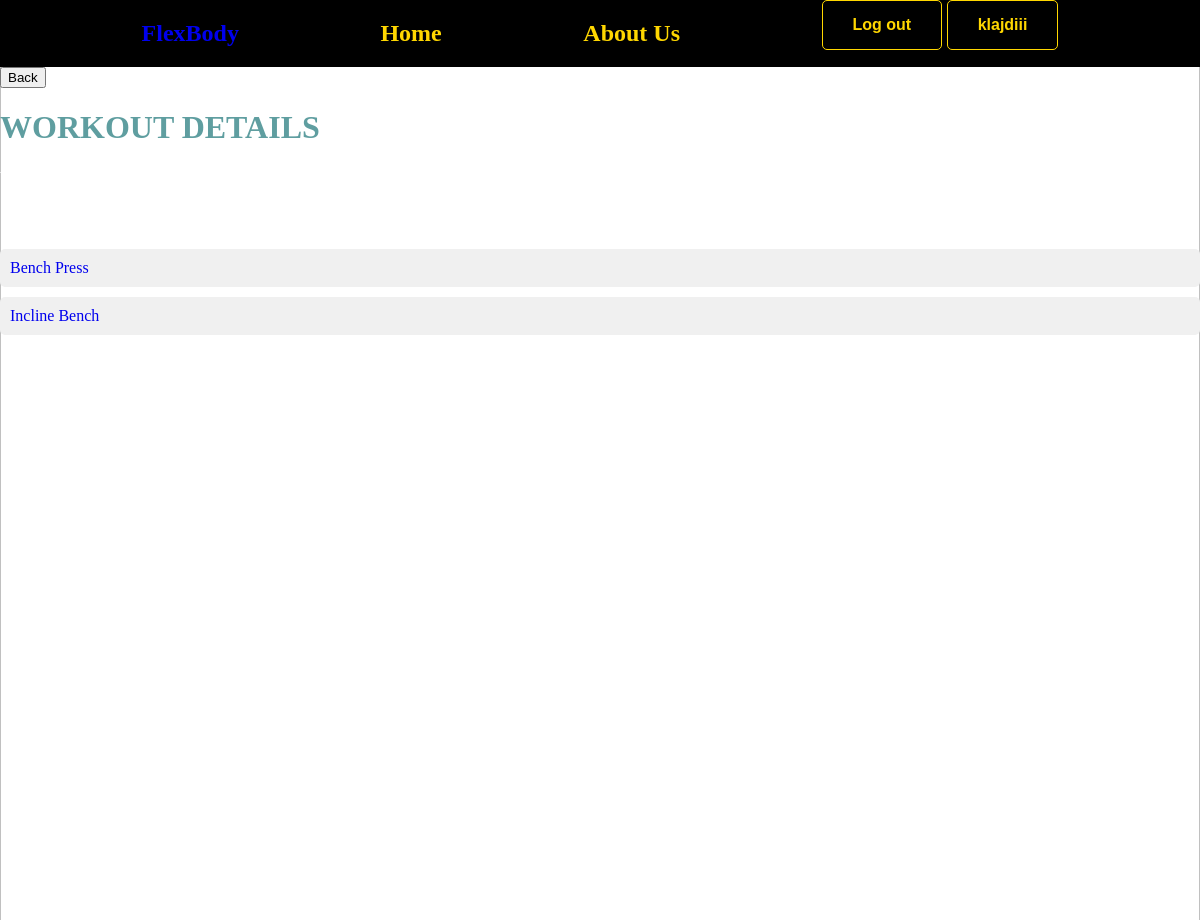
Screenshot of /workout/21/ (signed in) with the database file from the repository.
### account/models.py (models this page shows)
class User(AbstractBaseUser, PermissionsMixin):
    id = models.AutoField(primary_key=True, auto_created=True, editable=False)
    email = models.EmailField(unique=True)
    name = models.CharField(max_length=255, blank=True, null=True)
    is_active = models.BooleanField(default=True)
    is_superuser = models.BooleanField(default=False)
    is_staff = models.BooleanField(default=False)
    date_joined = models.DateTimeField(auto_now_add=True)
    last_login = models.DateTimeField(blank=True, null=True)
    objects = CustomUserManager()
    USERNAME_FIELD = 'email'
    EMAIL_FIELD = 'email'
    REQUIRED_FIELDS = ['name',]

### workouts/models.py (models this page shows, shortened)
class Exercise(models.Model):
    id = models.AutoField(primary_key=True)
    name = models.CharField(max_length=100)
    category = models.ForeignKey(Category, related_name='exercises', on_delete=models.CASCADE)
    description = models.CharField(max_length=255, default='descriptionnn')

### workouts/views.py (the view)
# urls.py: path('workout/<int:workout_id>/', views.workout_detail, name='workout_detail'),
@login_required
def workout_detail(request, workout_id):
    workout = Workout.objects.get(id=workout_id)
    return render(request, 'workouts/workout_detail.html', {'workout': workout})

### workouts/templates/workouts/workout_detail.html
{% extends 'core/base.html' %}
{% load static %}
{% block content %}
<a href="{{request.META.HTTP_REFERER|escape}}" class="back"><button>Back</button></a>
<div class="details">
<h1 style="color: cadetblue;">WORKOUT DETAILS</h1>
<h3>Workout name: {{ workout.name }}</h3>
<h3>Selected Exercises:</h3>
</div>
    <ul>
        {% for exercise in workout.exercises.all %}
            <li><a href="{% url 'exercise_detail' exercise.id %}">{{ exercise.name }}</a></li>
        {% empty %}
            <li>No exercises selected for this workout.</li>
        {% endfor %}
    </ul>
<img class="bg-img" src="{% static 'images/gym1.jpg' %}" alt="">
{% endblock %}

### core/templates/core/base.html (shortened to what this page needs)
{% load static %}
<!DOCTYPE html>
<html lang="en">
<head>
  <link rel="stylesheet" href="{% static 'style.css' %}">
</head>
<body>
  <nav>
    <a href="{% url 'index' %}">
      <h1 class="logo">FlexBody</h1>
    </a>
    <h1>Home</h1>
    <h1>About Us</h1>
    {% if user.is_authenticated %}
    <div class="button-container">
      <a href="{% url 'log-out' %}" class="button signup-button">Log out</a>
      <a href="#" class="button login-button">{{ user.name }}</a>
    </div>
  </nav>
  {% else %}
  <div class="button-container">
    <a href="{% url 'sign-up' %}" class="button signup-button">Sign Up</a>
    <a href="{% url 'log-in' %}" class="button login-button">Login</a>
  </div>
  {% endif %}
  {% block content %}
  {% endblock content %}
</body>
</html>

### static/style.css (style rules this page uses)
html, body { padding: 0 0; margin: 0 0; }
.button-container { font-family: Arial, sans-serif; text-align: center; }
.button { display: inline-block; padding: 15px 30px; font-size: 16px; font-weight: bold; text-align: center; text-decoration: none; cursor: pointer; border-radius: 5px; border: 1px solid gold; background-color: black; color: gold; transition: background-color 0.3s ease; }
nav { width: 100%; display: flex; justify-content: space-evenly; background-color: black; color: gold; }
.bg-img { width: 100%; height: 100%; position: absolute; top: 30px; z-index: -1; }
ul { list-style-type: none; padding: 0; }
li { margin-bottom: 10px; padding: 10px; background-color: #f0f0f0; border-radius: 5px; transition: background-color 0.3s ease; display: flex; align-items: center; }
a { text-decoration: none; }
h3 { color: white; }

### rows the page displays
User: name "klajdiii"
Exercise: name "Bench Press"
Exercise: name "Incline Bench"
